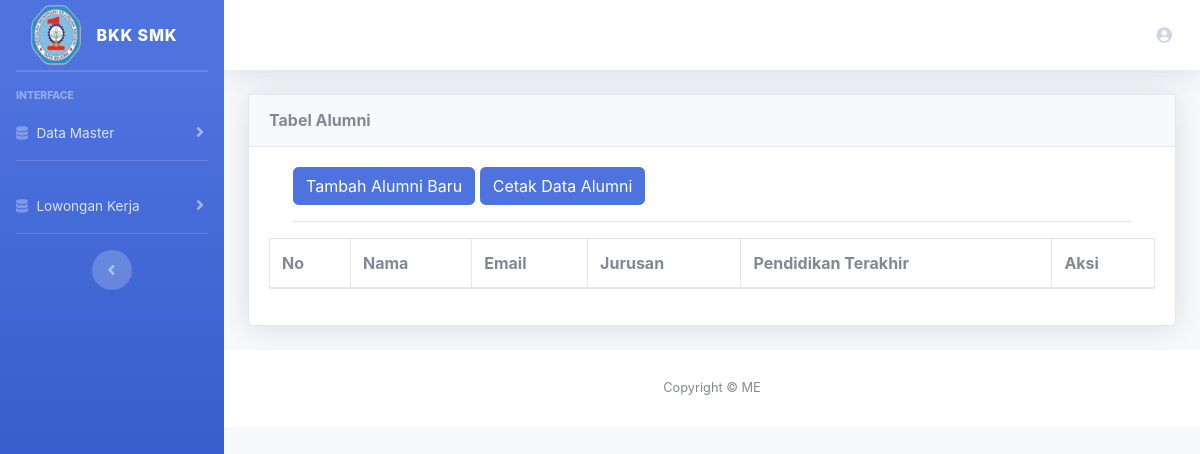
Page /index.php/admin/alumni on the earlier database version.
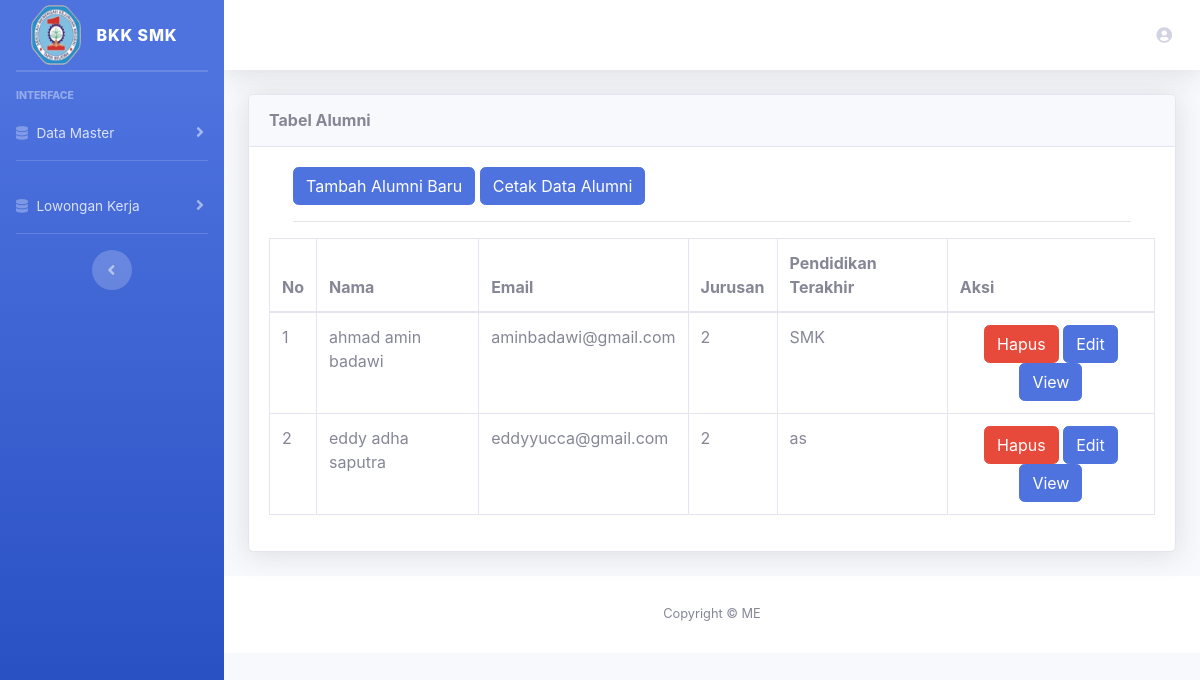
Same page on the later database version.
### tables this page shows
CREATE TABLE `alumni` (
  `id_alumni` int(11) NOT NULL,
  `nama_alumni` varchar(255) NOT NULL,
  `jurusan_smk` varchar(20) NOT NULL,
  `pendidikan_t` varchar(255) NOT NULL,
  `tgl_lahir` varchar(50) NOT NULL,
  `alamat` varchar(255) NOT NULL,
  `telpon` varchar(20) NOT NULL,
  `agama` varchar(30) NOT NULL,
  `foto_profil` text NOT NULL,
  `email` varchar(255) NOT NULL
);

### application/controllers/Admin.php (called while the page is built, shortened)
<?php
class Admin extends CI_Controller
{
    public function __construct()
    {
        $this->load->library('form_validation');
        $this->load->model('lowongan_m');
        $this->load->model('jurusan_m');
        $this->load->model('alumni_m');
    }
    public function alumni()
    {
        $data['judul'] = 'Data alumni';
        $data['nama'] = $this->session->userdata('nama_alumni');
        $data['data'] = $this->alumni_m->get_all_alumni();
        $this->load->view('template/header', $data);
        $this->load->view('admin/alumni/data_alumni', $data);
        $this->load->view('template/footer');
    }
}

### index.php (called while the page is built, shortened)
<?php
require_once BASEPATH.'core/CodeIgniter.php';

### application/models/Alumni_m.php (called while the page is built, shortened)
<?php
class Alumni_m extends CI_Model
{
    public function get_all_alumni()
    {
        $this->db->join('akun', 'akun.telpon = alumni.telpon');
        $this->db->join('jurusan', 'jurusan.id_jurusan = alumni.jurusan_smk');
        $this->db->order_by('id_alumni', 'DESC');
        return $this->db->get('alumni')->result();
    }
}

### application/views/admin/alumni/data_alumni.php (the view)
<div class="container-fluid">
    <div class="card shadow mb-4">
        <div class="card-header py-3">
            <h6 class="m-0 font-weight-bold ">Tabel Alumni</h6>
        </div>
        <div class="card-body">
            <div class="table-responsive">
                <div class="container">
                    <a href="<?= base_url('admin/tambah_alumni_baru') ?>" class="btn btn-primary">Tambah Alumni Baru</a>
                    <a href="<?= base_url('admin/cetak_alumni') ?>" class="btn btn-primary">Cetak Data Alumni</a>
                    <hr>
                </div>
                <table class="table table-bordered" id="dataTable" width="100%" cellspacing="0">
                    <thead>
                        <tr>
                            <th>No</th>
                            <th>Nama</th>
                            <th>Email</th>
                            <th>Jurusan</th>
                            <th>Pendidikan Terakhir</th>
                            <th>Aksi</th>
                        </tr>
                    </thead>
                    <tbody>
                        <?php
                        $nomor = 1;
                        foreach ($data as $x) { ?>
                            <tr>
                                <td><?= $nomor++; ?></td>
                                <td><?= $x->nama_alumni; ?></td>
                                <td><?= $x->email; ?></td>
                                <td><?= $x->jurusan_smk; ?></td>
                                <td><?= $x->pendidikan_t; ?></td>
                                <td align="center">
                                    <a href="<?= base_url('admin/delete_alumni/') . $x->telpon; ?>" onclick="return confirm('Yakin Hapus?')" class="btn btn-danger">Hapus</a>
                                    <a href="<?= base_url('admin/update_pegawai/') . $x->id_alumni; ?>" class="btn btn-primary">Edit</a>
                                    <a href="<?= base_url('admin/view_pegawai/') . $x->id_alumni; ?>" class="btn btn-primary">View</a>
                                </td>
                            </tr>
                        <?php } ?>
                    </tbody>
                </table>
            </div>
        </div>
    </div>
</div>

### application/views/template/header.php (shortened to what this page needs)
<!DOCTYPE html>
<html lang="en">
<head>
  <link href="<?= base_url('assets') ?>/vendor/fontawesome-free/css/all.min.css" rel="stylesheet" type="text/css">
  <link href="<?= base_url('assets') ?>/css/sb-admin-2.min.css" rel="stylesheet">
  <link href="<?= base_url('assets') ?>/vendor/datatables/dataTables.bootstrap4.min.css" rel="stylesheet">
</head>
<body id="page-top">
  <body id="page-top">
    <div id="wrapper">
      <ul class="navbar-nav bg-gradient-primary sidebar sidebar-dark accordion" id="accordionSidebar">
        <a class="sidebar-brand d-flex align-items-center justify-content-center" href="<?= base_url('admin') ?>">
          <div class="sidebar-brand-icon">
            <img src="<?= base_url('assets/logo.png'); ?>" width="50" height="60" alt="Logo Pemda-Tapin">
          </div>
          <div class="sidebar-brand-text mx-3">BKK SMK</div>
        </a>
        <hr class="sidebar-divider my-0">
        <hr class="sidebar-divider">
        <div class="sidebar-heading">
          Interface
        </div>
        <li class="nav-item">
          <a class="nav-link collapsed" href="#" data-toggle="collapse" data-target="#collapseUtilities" aria-expanded="true" aria-controls="collapseUtilities">
            <i class="fas fa-database"></i>
            <span>Data Master</span>
          </a>
        </li>
        <hr class="sidebar-divider d-none d-md-block">
        <li class="nav-item">
          <a class="nav-link collapsed" href="#" data-toggle="collapse" data-target="#Pengajuan" aria-expanded="true" aria-controls="Pengajuan">
            <i class="fas fa-database"></i>
            <span>Lowongan Kerja</span>
          </a>
        </li>
        <hr class="sidebar-divider d-none d-md-block">
        <div class="text-center d-none d-md-inline">
          <button class="rounded-circle border-0" id="sidebarToggle"></button>
        </div>
      </ul>
      <div id="content-wrapper" class="d-flex flex-column">
        <div id="content">
          <nav class="navbar navbar-expand navbar-light bg-white topbar mb-4 static-top shadow">
            <ul class="navbar-nav ml-auto">
              <li class="nav-item dropdown no-arrow">
                <a class="nav-link dropdown-toggle" href="#" id="userDropdown" role="button" data-toggle="dropdown" aria-haspopup="true" aria-expanded="false">
                  <i class="fas fa-user-circle"></i>
                </a>
              </li>
            </ul>
          </nav>

### application/views/template/footer.php (shortened to what this page needs)
<footer class="sticky-footer bg-white">
  <div class="container my-auto">
    <div class="copyright text-center my-auto">
      <span>Copyright &copy; ME</span>
    </div>
  </div>
</footer>
</div>
</div>
</body>
</html>

Differences in the rows shown:
added alumni: nama_alumni "ahmad amin badawi", email "aminbadawi@gmail.com", jurusan_smk "2", pendidikan_t "SMK"
added alumni: nama_alumni "eddy adha saputra", email "eddyyucca@gmail.com", jurusan_smk "2", pendidikan_t "as"
